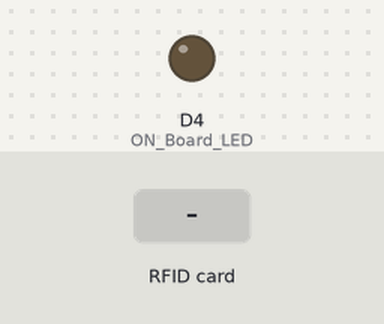
This sketch was run on a simulated ESP8266 (NodeMCU). Shown: output pins drawn as LEDs (lit = HIGH). The inputs (shaded band) are chosen by the test bench. WiFi joins after 1.5 s; servers stay silent unless stated; uploads are accepted with an empty reply; what the sketch prints to the serial monitor is not drawn.

Above: at 0.1 s.
At 3.2 s:
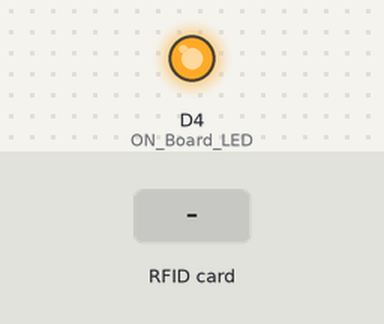
3.3 s: RFID card 5E 7A 19 C4 held to the reader
Timing chart, 0 to 6.3 s (numbered marks = the images above; inputs shaded):
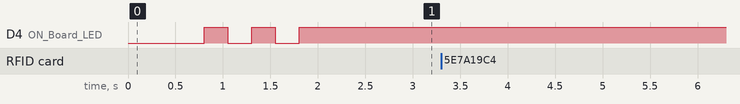

The sketch:

rfid_Line_Gsheet-2.ino
```cpp
#include <ESP8266WiFi.h>
#include <WiFiClientSecure.h>
#include <SPI.h>
#include <MFRC522.h>

// SETUP PIN RFID
#define RST_PIN D1
#define SS_PIN D2
MFRC522 mfrc522(SS_PIN, RST_PIN);
String t;
#define ON_Board_LED 2

const char *ssid = "xxxxxxxxxxxxxxxxxx";
const char *password = "xxxxxxxxxxxxxxxxxxxx";

const char *host = "script.google.com";
const int httpsPort = 443;

WiFiClientSecure client; //--> Create a WiFiClientSecure object.

long now = millis();
long lastMeasure = 0;

String GAS_ID = "xxxxxxxxxxxxxxxxxxxxxxxxxxxxxxxxxxx"; //--> spreadsheet script ID

String rfid_read()
{
  String content = "";
  for (byte i = 0; i < mfrc522.uid.size; i++)
  {
    content.concat(String(mfrc522.uid.uidByte[i] < 0x10 ? ",0" : ","));
    content.concat(String(mfrc522.uid.uidByte[i], HEX));
  }
  content.toUpperCase();
  return content.substring(1);
}
void setup()
{
  Serial.begin(9600);
  delay(500);
  SPI.begin();                                               // Init SPI bus
  mfrc522.PCD_Init();                                        // Init MFRC522 card
  Serial.println(F("Read personal data on a MIFARE PICC:")); // shows in serial that it is ready to read
  WiFi.begin(ssid, password);                                //--> Connect to your WiFi router
  Serial.println("");

  pinMode(ON_Board_LED, OUTPUT);
  digitalWrite(ON_Board_LED, HIGH);
  Serial.print("Connecting");
  while (WiFi.status() != WL_CONNECTED)
  {
    Serial.print(".");
    digitalWrite(ON_Board_LED, LOW);
    delay(250);
    digitalWrite(ON_Board_LED, HIGH);
    delay(250);
  }
  digitalWrite(ON_Board_LED, HIGH);
  Serial.println("");
  Serial.print("Successfully connected to : ");
  Serial.println(ssid);
  Serial.print("IP address: ");
  Serial.println(WiFi.localIP());
  Serial.println();

  client.setInsecure();
}
void loop()
{

  MFRC522::MIFARE_Key key;
  for (byte i = 0; i < 6; i++)
    key.keyByte[i] = 0xFF;

  // some variables we need
  byte block;
  byte len;
  MFRC522::StatusCode status;

  if (!mfrc522.PICC_IsNewCardPresent())
  {
    return;
  }

  // Select one of the cards
  if (!mfrc522.PICC_ReadCardSerial())
  {
    return;
  }

  Serial.println(F("**Card Detected:**"));
  String send_key = "A";
  mfrc522.PICC_DumpDetailsToSerial(&(mfrc522.uid)); // DUMP DETAIL
  send_key = rfid_read();
  // INTERFACE
  Serial.print(F("Data: "));
  byte buffer1[18];
  block = 4;
  len = 18;

  // GET DATA
  status = mfrc522.PCD_Authenticate(MFRC522::PICC_CMD_MF_AUTH_KEY_A, 4, &key, &(mfrc522.uid)); // line 834 of MFRC522.cpp file
  if (status != MFRC522::STATUS_OK)
  {
    Serial.print(F("Authentication failed: "));
    Serial.println(mfrc522.GetStatusCodeName(status));
    return;
  }

  status = mfrc522.MIFARE_Read(block, buffer1, &len);
  if (status != MFRC522::STATUS_OK)
  {
    Serial.print(F("Reading failed: "));
    Serial.println(mfrc522.GetStatusCodeName(status));
    return;
  }

  String ct4 = "";
  String send_id = "";
  // PRINT STUDENT ID
  for (uint8_t i = 0; i < 16; i++)
  {
    if (buffer1[i] != 32)
    {
      ct4.concat(char(buffer1[i]));
      send_id = ct4;
      Serial.write(buffer1[i]);
    }
  }
  Serial.print(" ");

  byte buffer2[18];
  block = 1;

  status = mfrc522.PCD_Authenticate(MFRC522::PICC_CMD_MF_AUTH_KEY_A, 1, &key, &(mfrc522.uid)); // line 834
  if (status != MFRC522::STATUS_OK)
  {
    Serial.print(F("Authentication failed: "));
    Serial.println(mfrc522.GetStatusCodeName(status));
    return;
  }

  status = mfrc522.MIFARE_Read(block, buffer2, &len);
  if (status != MFRC522::STATUS_OK)
  {
    Serial.print(F("Reading failed: "));
    Serial.println(mfrc522.GetStatusCodeName(status));
    return;
  }
  String ct = "";
  String ct1 = "";
  String ct2 = "";
  String send_name = "";
  String send_lname = "";
  String send_blood = "";
  int cnt = 0;
  Serial.print("\n");
  // PRINT FRISTNAME,LASTNAME,BLOOD
  for (uint8_t i = 0; i < 16; i++)
  {
    if (buffer2[i] != 32)
    {
      if (buffer2[i] == 124)
      {
        cnt++;
        Serial.print("\n");
        continue;
      }
      if (cnt == 0)
      {
        ct.concat(char(buffer2[i]));
        send_name = ct;
        Serial.write(buffer2[i]);
      }
      if (cnt == 1)
      {
        ct1.concat(char(buffer2[i]));
        send_lname = ct1;
        Serial.write(buffer2[i]);
      }
      if (cnt == 2)
      {
        ct2.concat(char(buffer2[i]));
        send_blood = ct2;
        Serial.write(buffer2[i]);
      }
    }
  }

  Serial.println(F("\n**End Reading**\n"));

  delay(1000); // change value if you want to read cards faster

  mfrc522.PICC_HaltA();
  mfrc522.PCD_StopCrypto1();

  sendData(send_key, send_id, send_name, send_lname, send_blood);
}

void sendData(String value1, String value2, String value3, String value4, String value5)
{
  Serial.println("==========");
  Serial.print("connecting to ");
  Serial.println(host);

  // Connect to Google host
  if (!client.connect(host, httpsPort))
  {
    Serial.println("connection failed");
    return;
  }
  String rfid_key = value1;
  String std_id = value2;
  String std_name = value3;
  String std_lastname = value4;
  String std_blood = value5;
  String url = "/macros/s/" + GAS_ID + "/exec?rfid_key=" + rfid_key + "&std_id=" + std_id + "&std_name=" + std_name + "&std_lastname=" + std_lastname + "&std_blood=" + std_blood; //  3 variables
  Serial.print("requesting URL: ");
  Serial.println(url);

  client.print(String("GET ") + url + " HTTP/1.1\r\n" + "Host: " + host + "\r\n" + "User-Agent: BuildFailureDetectorESP8266\r\n" + "Connection: close\r\n\r\n");
  Serial.println("request sent");
  while (client.connected())
  {
    String line = client.readStringUntil('\n');
    if (line == "\r")
    {
      Serial.println("headers received");
      break;
    }
  }
  String line = client.readStringUntil('\n');
  if (line.startsWith("{\"state\":\"success\""))
  {
    Serial.println("esp8266/Arduino CI successfull!");
  }
  else
  {
    Serial.println("esp8266/Arduino CI has failed");
  }
  Serial.print("reply was : ");
  Serial.println(line);
  Serial.println("closing connection");
  Serial.println("==========");
  Serial.println();
}
```

Measured:
- after the input at 3.3 s, every drawn part: stays the same
